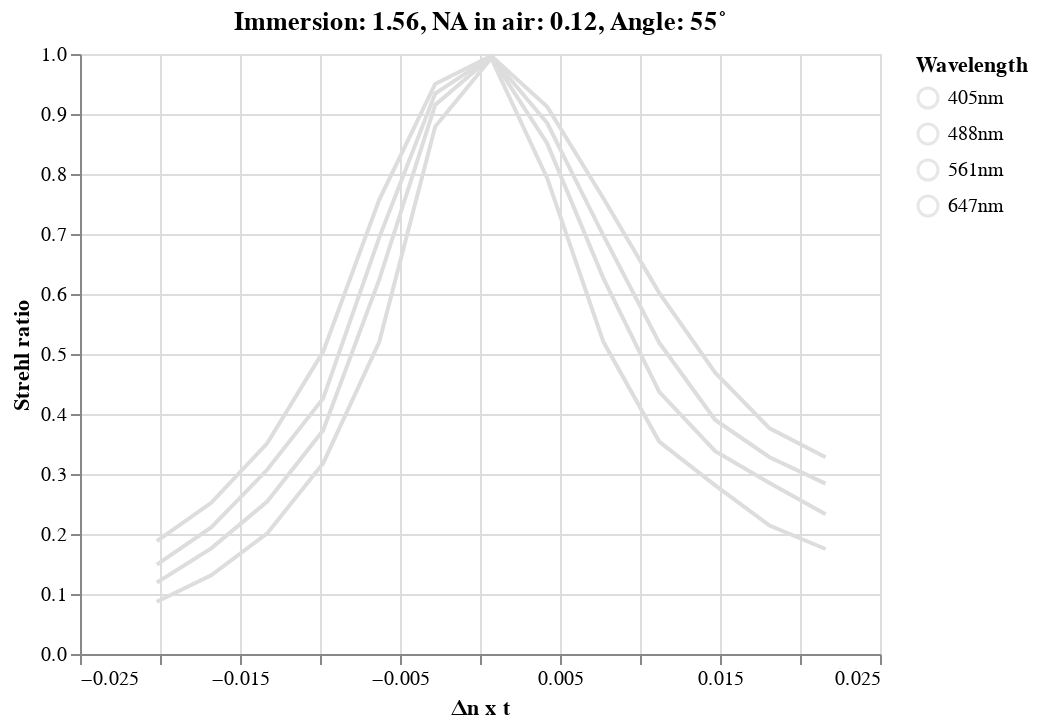

Source (notebook cell):
### Code cell
im_choice = '1.56'
config_choice = '2'


if config_choice == '1':
    air_NA = '0.1'
    angle = '45˚'
else:
    air_NA = '0.12'
    angle = '55˚'


base = alt.Chart(data).transform_filter(
    ('datum.config == "' + config_choice + '" && datum.immersion=="' + im_choice + '"')
).properties(
    title=('Immersion: ' + im_choice + ', NA in air: ' + air_NA + ', Angle: ' + angle)
).encode(
    alt.X('dn_t:Q',
        scale=alt.Scale(domain=[-0.025, 0.025]),
          title='Δn x t'
         ),
    alt.Y('strehl',
         scale=alt.Scale(domain=[0, 1]),
          title='Strehl ratio'
         ),
    alt.Color('wavelength',
         scale=alt.Scale(domain=color_domain, range=color_range),
        legend=alt.Legend(title='Wavelength')
             ),
    alt.Tooltip(['strehl','dn_t'])
)

base.mark_line() + base.mark_circle()

### Figure 1 — Vega-Lite specification as saved in the notebook (floating-point values rounded to 4 significant figures; data arrays with more than 128 entries replaced by an {"elided": "..."} marker saying what was removed)
{"config": {"view": {"continuousWidth": 400, "continuousHeight": 300}}, "layer": [{"mark": "line", "encoding": {"color": {"type": "nominal", "field": "wavelength", "legend": {"title": "Wavelength"}, "scale": {"domain": ["405nm", "488nm", "561nm", "647nm"], "range": ["6B0CF2", "0BADF5", "31E80C", "F54C38"]}}, "tooltip": [{"type": "quantitative", "field": "strehl"}, {"type": "quantitative", "field": "dn_t"}], "x": {"type": "quantitative", "field": "dn_t", "scale": {"domain": [-0.025, 0.025]}, "title": "Δn x t"}, "y": {"type": "quantitative", "field": "strehl", "scale": {"domain": [0, 1]}, "title": "Strehl ratio"}}, "title": "Immersion: 1.56, NA in air: 0.12, Angle: 55˚", "transform": [{"filter": "datum.config == \"2\" && datum.immersion==\"1.56\""}]}, {"mark": "circle", "encoding": {"color": {"type": "nominal", "field": "wavelength", "legend": {"title": "Wavelength"}, "scale": {"domain": ["405nm", "488nm", "561nm", "647nm"], "range": ["6B0CF2", "0BADF5", "31E80C", "F54C38"]}}, "tooltip": [{"type": "quantitative", "field": "strehl"}, {"type": "quantitative", "field": "dn_t"}], "x": {"type": "quantitative", "field": "dn_t", "scale": {"domain": [-0.025, 0.025]}, "title": "Δn x t"}, "y": {"type": "quantitative", "field": "strehl", "scale": {"domain": [0, 1]}, "title": "Strehl ratio"}}, "title": "Immersion: 1.56, NA in air: 0.12, Angle: 55˚", "transform": [{"filter": "datum.config == \"2\" && datum.immersion==\"1.56\""}]}], "data": {"name": "data-34bfb93c3ae3cae32a2b8ba909d50686"}, "$schema": "https://vega.github.io/schema/vega-lite/v4.8.1.json", "datasets": {"data-34bfb93c3ae3cae32a2b8ba909d50686": {"elided": "220 records"}}}
